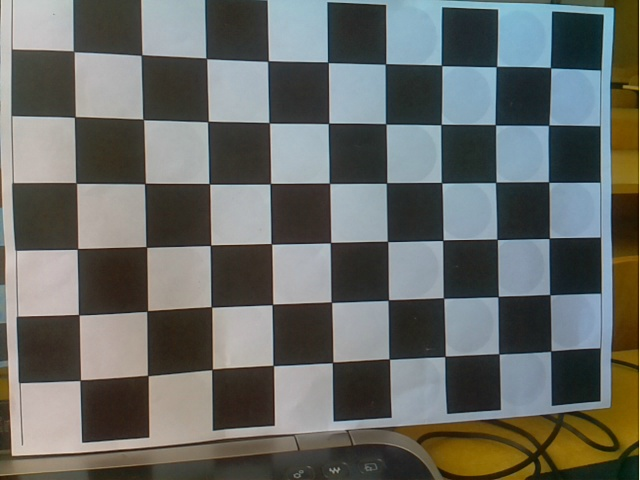
#> input picture algorithm/calibrate/raspi/img1.jpg, 640 x 480 px; its folder holds only this picture in this run
$ python first.py
#> lines starting #> are read from the running program, lines starting #| are printed output that depends on the picture; after the words box and inside, x2 and y2 are one past the last pixel; in counts of white or black regions, pixels touching at a corner belong together
import numpy as np
import cv2 as cv
import glob
np.set_printoptions(precision=3,suppress=True)
# termination criteria
criteria = (cv.TERM_CRITERIA_EPS + cv.TERM_CRITERIA_MAX_ITER, 30, 0.001)
# prepare object points, like (0,0,0), (1,0,0), (2,0,0) ....,(6,5,0)
objp = np.zeros((9*6,3), np.float32)
objp[:,:2] = np.mgrid[0:6,0:9].T.reshape(-1,2)
## 储存棋盘格角点的世界坐标和图像坐标对
objpoints = [] # 3d point in real world space
imgpoints = [] # 2d points in image plane.
images = glob.glob('raspi/*.jpg')
i = 0
for fname in images:
    img = cv.imread(fname)
#> img is the input picture: shape (480, 640, 3); mean B, G, R 101.9, 106.2, 103.7
    gray = cv.cvtColor(img, cv.COLOR_BGR2GRAY)
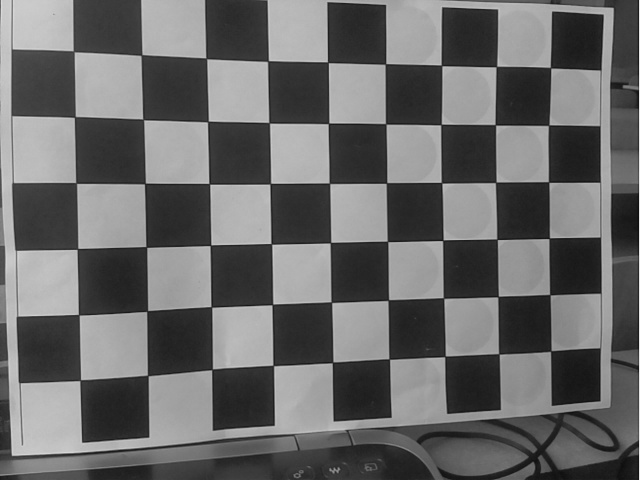
#> gray: shape (480, 640); min 14, max 233, mean 104.9
    # # 找到棋盘格角点
    ret, corners = cv.findChessboardCorners(gray, (6,9), None)
#> ret = True; corners = 54 rows, first 8: [550.6, 67.75], [548.7, 125.2], [548.6, 182], [549.1, 238.4], [549.9, 294.6], [550.8, 350.9], [496.5, 66.5], [495.4, 124.8]
    # If found, add object points, image points (after refining them)
    if ret == True:
        objpoints.append(objp)
        corners2 = cv.cornerSubPix(gray,corners, (11,11), (-1,-1), criteria)
#> corners2 = 54 rows, first 8: [550.5, 67.65], [548.6, 125.2], [548.6, 182.1], [549.2, 238.2], [549.8, 294.6], [550.7, 351], [496.4, 66.56], [495.3, 124.8]
        imgpoints.append(corners)
        # # 将角点在图像上显示
        cv.drawChessboardCorners(img, (6,9), corners2, ret)
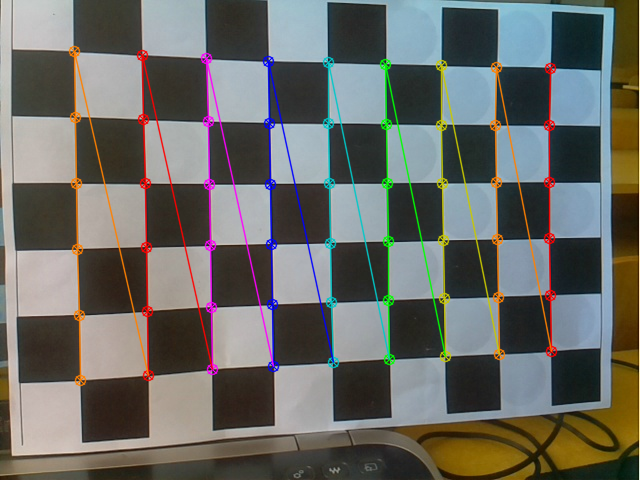
#> img: shape (480, 640, 3); 6.45% of pixels changed, all inside (x1, y1, x2, y2) = (68, 45, 558, 387)
        cv.imshow('findCorners', img)
        cv.waitKey(1000)
cv.destroyAllWindows()

ret, mtx, dist, rvecs, tvecs = cv.calibrateCamera(objpoints, imgpoints, gray.shape[::-1], None, None)
#> ret = 0.475; mtx = [[785.1, 0, 365.8], [0, 789.1, 241.4], [0, 0, 1]]; dist = [[-0.0241, 2.52, 0.00583, 0.0213, -8.66]]; rvecs = ([-0.189, -0.222, 1.54],); tvecs = ([3.22, -3.06, 14.15],)

'''
mtx 内参数矩阵
dist 畸变系数
rvecs 旋转向量
tvecs 平移向量
'''

print('内参数矩阵:',mtx)
#| 内参数矩阵: [[785.089   0.    365.779]
#|  [  0.    789.134 241.388]
#|  [  0.      0.      1.   ]]
print(" 畸变系数",dist)
#|  畸变系数 [[-0.024  2.524  0.006  0.021 -8.655]]
print(" 旋转向量",rvecs)
#|  旋转向量 (array([[-0.189],
#|        [-0.222],
#|        [ 1.543]]),)
print(" 平移向量",tvecs)
#|  平移向量 (array([[ 3.217],
#|        [-3.058],
#|        [14.148]]),)

# np.array(mtx).dot()

$ run again, on algorithm/calibrate/raspi/img6.jpg
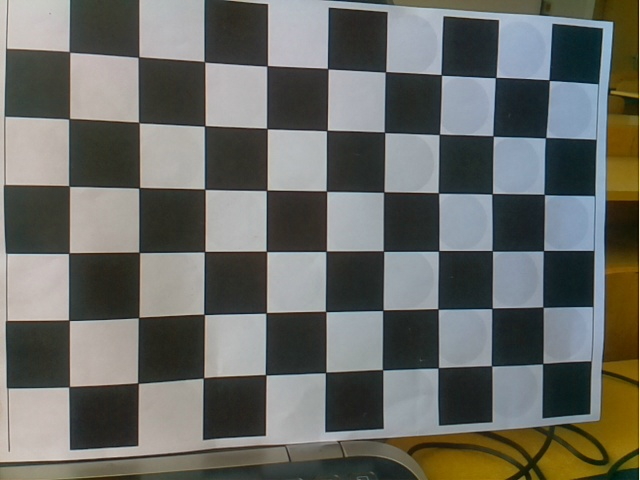
#> input picture algorithm/calibrate/raspi/img6.jpg, 640 x 480 px
#> img is the input picture: shape (480, 640, 3); mean B, G, R 101.2, 106.4, 105.1
#> `gray = cv.cvtColor(img, cv.COLOR_BGR2GRAY)`:
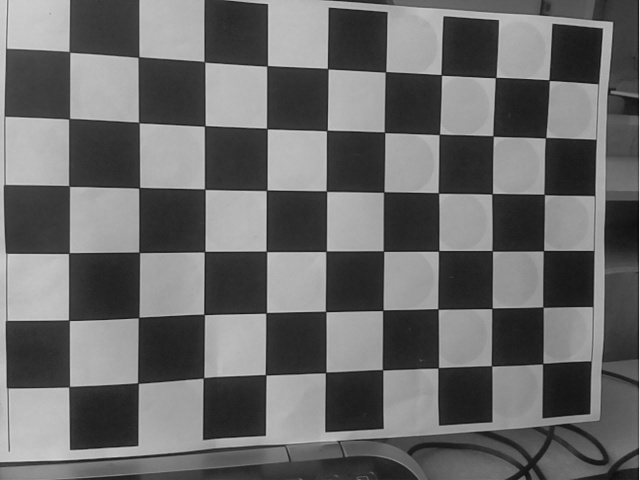
#> gray: shape (480, 640); min 12, max 233, mean 105.4
#> `ret, corners = cv.findChessboardCorners(gray, (6,9), None)`: ret = True; corners = 54 rows, first 8: [549, 80.16], [545.6, 137.6], [544.2, 194.4], [543.5, 250.7], [542.8, 306.9], [542.7, 363.5], [495.6, 77.51], [493, 136]
#> corners2 = 54 rows, first 8: [549.1, 80.15], [545.5, 137.7], [544.1, 194.4], [543.5, 250.6], [542.9, 307.1], [542.7, 363.6], [495.6, 77.53], [493.1, 136]
#> `cv.drawChessboardCorners(img, (6,9), corners2, ret)`:
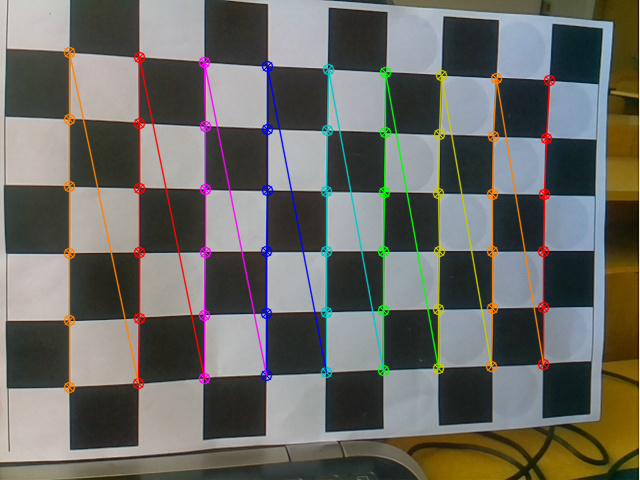
#> img: shape (480, 640, 3); 6.5% of pixels changed, all inside (x1, y1, x2, y2) = (63, 46, 556, 394)
#> `ret, mtx, dist, rvecs, tvecs = cv.calibrateCamera(objpoints, imgpoints..`: ret = 0.517; mtx = [[747.5, 0, 355], [0, 753.3, 239.4], [0, 0, 1]]; dist = [[-0.0272, 2, 0.00515, 0.014, -6.75]]; rvecs = ([-0.19, -0.237, 1.56],); tvecs = ([3.39, -2.8, 13.43],)
#| 内参数矩阵: [[747.539   0.    354.996]
#|  [  0.    753.282 239.414]
#|  [  0.      0.      1.   ]]
#|  畸变系数 [[-0.027  2.     0.005  0.014 -6.747]]
#|  旋转向量 (array([[-0.19 ],
#|        [-0.237],
#|        [ 1.564]]),)
#|  平移向量 (array([[ 3.391],
#|        [-2.801],
#|        [13.434]]),)

$ run again, on algorithm/calibrate/raspi/img2.jpg
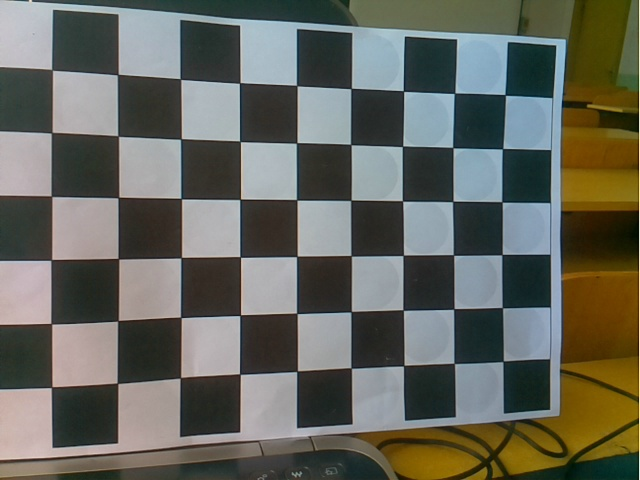
#> input picture algorithm/calibrate/raspi/img2.jpg, 640 x 480 px
#> img is the input picture: shape (480, 640, 3); mean B, G, R 93.2, 102.3, 101.1
#> `gray = cv.cvtColor(img, cv.COLOR_BGR2GRAY)`:
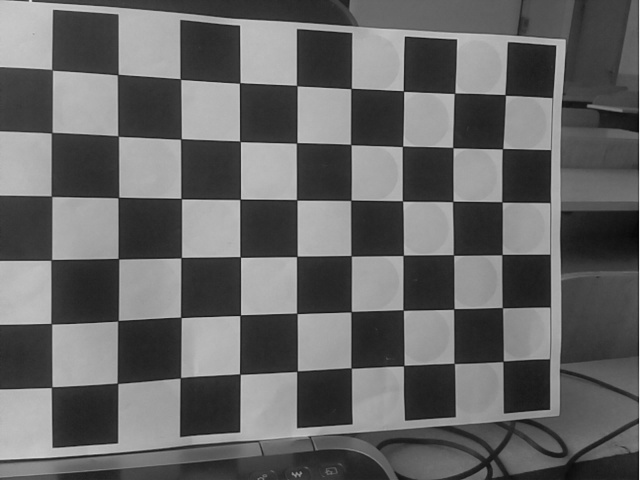
#> gray: shape (480, 640); min 5, max 233, mean 100.9
#> `ret, corners = cv.findChessboardCorners(gray, (6,9), None)`: ret = True; corners = 54 rows, first 8: [505.1, 94.86], [502.5, 148.7], [502, 202], [502, 254.5], [502.3, 307.7], [503.1, 361.2], [454.5, 93.31], [452.8, 147.6]
#> corners2 = 54 rows, first 8: [505.2, 94.86], [502.5, 148.7], [501.8, 201.9], [502, 254.5], [502.3, 307.6], [503.1, 361.3], [454.5, 93.3], [452.8, 147.6]
#> `cv.drawChessboardCorners(img, (6,9), corners2, ret)`:
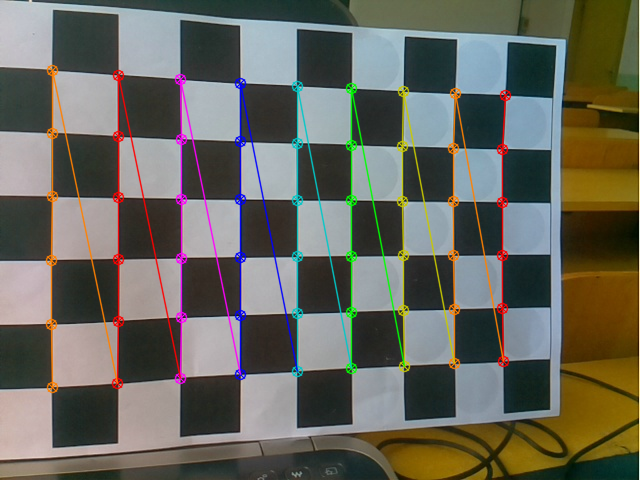
#> img: shape (480, 640, 3); 6.21% of pixels changed, all inside (x1, y1, x2, y2) = (45, 64, 512, 394)
#> `ret, mtx, dist, rvecs, tvecs = cv.calibrateCamera(objpoints, imgpoints..`: ret = 0.448; mtx = [[1490.4, 0, 315.7], [0, 1313.3, 231.6], [0, 0, 1]]; dist = [[-0.0871, 43.22, 0.00487, 0.0255, -686.3]]; rvecs = ([-0.433, -0.437, 1.53],); tvecs = ([3.1, -2.57, 25.19],)
#| 内参数矩阵: [[1490.408    0.     315.731]
#|  [   0.    1313.271  231.621]
#|  [   0.       0.       1.   ]]
#|  畸变系数 [[  -0.087   43.217    0.005    0.026 -686.3  ]]
#|  旋转向量 (array([[-0.433],
#|        [-0.437],
#|        [ 1.526]]),)
#|  平移向量 (array([[ 3.101],
#|        [-2.567],
#|        [25.188]]),)
